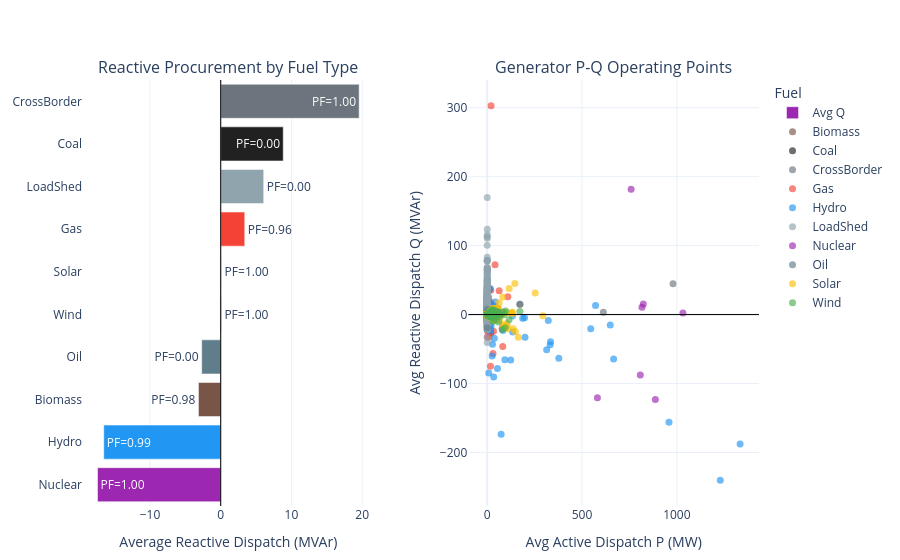

Here is the notebook cell this chart was saved with:
### Markdown cell above
## Reactive Power Procurement

### Code cell
gen_ac = gen_df[gen_df['fuel'] != 'Slack'].copy()

avg_q = (gen_ac.groupby('fuel')
         .agg(q_mvar=('dispatch_mvar', 'mean'),
              p_mw=('dispatch_mw', 'mean'))
         .reset_index()
         .sort_values('q_mvar'))
avg_q['pf'] = avg_q.apply(
    lambda r: r['p_mw'] / np.hypot(r['p_mw'], r['q_mvar']) if np.hypot(r['p_mw'], r['q_mvar']) > 0 else np.nan,
    axis=1,
)

pq = (gen_ac.groupby(['unit_name', 'fuel'])[['dispatch_mw', 'dispatch_mvar']]
      .mean().reset_index())

fig = make_subplots(
    rows=1, cols=2,
    subplot_titles=['Reactive Procurement by Fuel Type', 'Generator P-Q Operating Points'],
    horizontal_spacing=0.14,
)
fig.add_trace(go.Bar(
    y=avg_q['fuel'], x=avg_q['q_mvar'], orientation='h',
    marker_color=[FUEL_COLORS.get(f, '#90A4AE') for f in avg_q['fuel']],
    text=[f'PF={pf:.2f}' if pd.notna(pf) else '' for pf in avg_q['pf']], textposition='auto',
    customdata=np.column_stack([avg_q['p_mw'], avg_q['pf']]), name='Avg Q',
    hovertemplate='Fuel: %{y}<br>Avg Q: %{x:.1f} MVAr<br>Avg P: %{customdata[0]:.1f} MW<br>PF: %{customdata[1]:.2f}<extra></extra>',
), row=1, col=1)
fig.add_vline(x=0, line_color='black', line_width=1, row=1, col=1)

for fuel, grp in pq.groupby('fuel'):
    fig.add_trace(go.Scatter(
        x=grp['dispatch_mw'], y=grp['dispatch_mvar'], mode='markers', name=fuel,
        marker=dict(color=FUEL_COLORS.get(fuel, '#90A4AE'), size=7, opacity=0.65),
        text=grp['unit_name'],
        hovertemplate='Generator: %{text}<br>Avg P: %{x:.1f} MW<br>Avg Q: %{y:.1f} MVAr<extra>%{fullData.name}</extra>',
    ), row=1, col=2)
fig.add_hline(y=0, line_color='black', line_width=1, row=1, col=2)

fig.update_xaxes(title_text='Average Reactive Dispatch (MVAr)', row=1, col=1)
fig.update_xaxes(title_text='Avg Active Dispatch P (MW)', row=1, col=2)
fig.update_yaxes(title_text='Avg Reactive Dispatch Q (MVAr)', row=1, col=2)
fig.update_layout(height=560, legend_title_text='Fuel', margin=dict(l=70, r=30, t=80, b=50))
save_plotly(fig, 'reactive_procurement.html')
fig.show()

### Figure 1 — Plotly figure (JSON) as saved in the notebook; plotly's stock layout.template omitted (floating-point values rounded to 4 significant figures; data arrays with more than 128 entries replaced by an {"elided": "..."} marker saying what was removed)
{"data": [{"customdata": [[815.0, 0.9998], [101.1, 0.9869], [17.04, 0.9834], [0.0, 0.0], [16.86, 1.0], [15.18, 1.0], [11.99, 0.9621], [0.0, 0.0], [0.0, 0.0], [484.2, 0.9992]], "hovertemplate": "Fuel: %{y}<br>Avg Q: %{x:.1f} MVAr<br>Avg P: %{customdata[0]:.1f} MW<br>PF: %{customdata[1]:.2f}<extra></extra>", "marker": {"color": ["#9C27B0", "#2196F3", "#795548", "#607D8B", "#4CAF50", "#FFC107", "#F44336", "#90A4AE", "#212121", "#6C757D"]}, "name": "Avg Q", "orientation": "h", "text": ["PF=1.00", "PF=0.99", "PF=0.98", "PF=0.00", "PF=1.00", "PF=1.00", "PF=0.96", "PF=0.00", "PF=0.00", "PF=1.00"], "textposition": "auto", "type": "bar", "x": [-17.41, -16.53, -3.144, -2.687, 0.0977, 0.1267, 3.397, 6.077, 8.838, 19.57], "xaxis": "x", "y": ["Nuclear", "Hydro", "Biomass", "Oil", "Wind", "Solar", "Gas", "LoadShed", "Coal", "CrossBorder"], "yaxis": "y"}, {"hovertemplate": "Generator: %{text}<br>Avg P: %{x:.1f} MW<br>Avg Q: %{y:.1f} MVAr<extra>%{fullData.name}</extra>", "marker": {"color": "#795548", "opacity": 0.65, "size": 7}, "mode": "markers", "name": "Biomass", "text": ["G0090", "G0190", "G0315", "G0443", "G0445", "G0455", "G0567", "G0704", "G0746", "G0845", "G0846"], "type": "scatter", "x": [18.75, 14.67, 19.64, 14.65, 15.83, 17.71, 11.25, 20.58, 20.19, 18.75, 15.38], "xaxis": "x2", "y": [-26.65, 0.1183, -9.08, 0.06313, 0.07208, 1.538, -0.3137, 2.76, 3.917, -3.685, -3.323], "yaxis": "y2"}, {"hovertemplate": "Generator: %{text}<br>Avg P: %{x:.1f} MW<br>Avg Q: %{y:.1f} MVAr<extra>%{fullData.name}</extra>", "marker": {"color": "#212121", "opacity": 0.65, "size": 7}, "mode": "markers", "name": "Coal", "text": ["G0039", "G0040", "G0058", "G0059", "G0109", "G0204", "G0206", "G0446", "G0742"], "type": "scatter", "x": [0.0, 0.0, 0.0, 0.0, 0.0, 0.0, 0.0, 0.0, 0.0], "xaxis": "x2", "y": [-4.248, -4.318, 7.525, 3.108, 65.19, 3.497, 3.497, 1.449, 3.842], "yaxis": "y2"}, {"hovertemplate": "Generator: %{text}<br>Avg P: %{x:.1f} MW<br>Avg Q: %{y:.1f} MVAr<extra>%{fullData.name}</extra>", "marker": {"color": "#6C757D", "opacity": 0.65, "size": 7}, "mode": "markers", "name": "CrossBorder", "text": ["XB_ES00742", "XB_ES00859", "XB_ES00981", "XB_ES01126"], "type": "scatter", "x": [172.2, 612.4, 172.2, 979.8], "xaxis": "x2", "y": [15.1, 3.402, 14.95, 44.82], "yaxis": "y2"}, {"hovertemplate": "Generator: %{text}<br>Avg P: %{x:.1f} MW<br>Avg Q: %{y:.1f} MVAr<extra>%{fullData.name}</extra>", "marker": {"color": "#F44336", "opacity": 0.65, "size": 7}, "mode": "markers", "name": "Gas", "text": ["G0004", "G0005", "G0006", "G0041", "G0045", "G0065", "G0066", "G0067", "G0077", "G0078", "G0085", "G0086", "G0088", "G0107", "G0108", "G0110", "G0111", "G0112", "G0113", "G0114", "G0115", "G0116", "G0117", "G0140", "G0145", "G0168", "G0169", "G0170", "G0171", "G0172", "G0176", "G0184", "G0189", "G0192", "G0195", "G0197", "G0198", "G0199", "G0200", "G0201", "G0202", "G0203", "G0209", "G0210", "G0211", "G0255", "G0256", "G0257", "G0258", "G0259", "G0260", "G0261", "G0262", "G0263", "G0264", "G0284", "G0286", "G0308", "G0329", "G0334", "G0338", "G0346", "G0373", "G0375", "G0376", "G0377", "G0378", "G0379", "G0380", "G0385", "G0386", "G0408", "G0412", "G0413", "G0441", "G0447", "G0448", "G0456", "G0459", "G0461", "G0462", "G0503", "G0504", "G0523", "G0524", "G0526", "G0527", "G0528", "G0529", "G0530", "G0531", "G0546", "G0552", "G0565", "G0569", "G0586", "G0587", "G0627", "G0644", "G0649", "G0686", "G0697", "G0736", "G0745", "G0749", "G0780", "G0788", "G0789", "G0790", "G0802", "G0814", "G0818", "G0910", "G0911"], "type": "scatter", "x": [8.179, 15.53, 33.1, 78.51, 20.25, 18.4, 8.909, 62.91, 0.7242, 0.7242, 9.294, 8.525, 0.6421, 5.786, 8.175, 0.0, 1.353, 0.0, 17.12, 0.1083, 1.174, 0.0, 0.0, 4.834, 3.32, 7.807, 108.6, 5.116, 30.28, 21.1, 1.307, 2.334, 25.45, 23.65, 3.285, 3.285, 3.285, 3.285, 3.285, 3.285, 3.245, 3.245, 3.923, 5.384, 5.946, 0.2188, 32.95, 32.37, 16.95, 0.2188, 0.816, 45.27, 0.2188, 3.497, 2.262, 13.41, 4.921, 0.5681, 8.503, 24.89, 2.191, 5.981, 24.03, 2.125, 8.313, 0.06771, 15.96, 0.06771, 1.122, 15.99, 33.05, 1.155, 22.38, 5.259, 1.209, 25.17, 0.8006, 1.253, 3.527, 8.978, 81.94, 2.175, 2.175, 13.33, 3.101, 3.015, 3.015, 13.33, 3.101, 13.73, 3.015, 2.76, 2.421, 4.84, 0.0, 40.86, 28.9, 5.263, 3.999, 1.232, 1.006, 3.92, 6.381, 49.4, 2.353, 41.18, 5.853, 13.18, 57.21, 1.124, 1.783, 7.811, 1.506, 1.881], "xaxis": "x2", "y": [6.413, 6.629, 6.305, -20.5, 303.0, 35.19, 35.2, 34.66, 6.642, 6.473, -32.74, -27.05, -32.44, 35.71, 37.38, -0.3996, -0.2571, -1.051, -75.01, -23.0, -22.5, -1.313, -0.3333, -0.1021, 1.118, 18.04, 25.97, 0.3615, -56.46, -7.706, 1.925, -6.195, 6.069, 5.716, 1.845, 1.845, 1.029, 1.57, 0.9769, 1.377, 0.2902, 0.2902, 5.023, 1.149, 1.43, 4.586, 4.523, 4.312, 18.01, 4.586, 0.007917, 4.759, 4.474, 0.03375, 0.03083, 6.911, 8.451, -17.64, 0.5817, 14.68, -8.099, 19.72, 10.28, 0.3177, 0.8156, 4.685, 5.21, 4.685, 0.1056, -25.99, -24.14, 3.019, 3.084, 0.8944, 0.04021, 2.156, 2.119, 0.5354, -19.56, 10.34, -46.32, 0.4, 0.7092, 0.02833, 0.05938, 0.03625, 0.03625, 0.02833, 0.3738, 0.02792, 0.03625, 1.656, -1.221, 0.3869, 0.04208, 4.017, 4.205, -0.1748, -0.56, -0.441, 3.066, 10.21, -5.187, -4.242, 0.8594, 72.12, 2.075, 2.024, 8.738, 0.6506, -7.79, 24.7, -6.525, -7.796], "yaxis": "y2"}, {"hovertemplate": "Generator: %{text}<br>Avg P: %{x:.1f} MW<br>Avg Q: %{y:.1f} MVAr<extra>%{fullData.name}</extra>", "marker": {"color": "#2196F3", "opacity": 0.65, "size": 7}, "mode": "markers", "name": "Hydro", "text": ["G0019", "G0021", "G0029", "G0030", "G0031", "G0057", "G0064", "G0070", "G0094", "G0095", "G0104", "G0135", "G0155", "G0156", "G0158", "G0161", "G0162", "G0214", "G0221", "G0222", "G0224", "G0225", "G0226", "G0232", "G0233", "G0280", "G0281", "G0289", "G0293", "G0302", "G0323", "G0342", "G0369", "G0398", "G0437", "G0444", "G0458", "G0563", "G0594", "G0602", "G0637", "G0651", "G0656", "G0657", "G0674", "G0705", "G0706", "G0709", "G0740", "G0741", "G0743", "G0853", "G0912", "G0928", "G0929", "G0930", "G0931", "G0932", "G0933", "G0934", "G0935", "G0936", "G0937", "G0938", "G0939", "G0940", "G0941", "G0942", "G0943", "G0944", "G0945", "G0946", "G0947", "G0948", "G0949", "G0950", "G0951", "G0952", "G0953", "G0954", "G0955", "G0956", "G0957", "G0958", "G0959", "G0960", "G0961", "G0962", "G0963", "G0964", "G0965", "G0966", "G0967", "G0968", "G0969", "G0970", "G0971", "G0972", "G0973"], "type": "scatter", "x": [313.5, 7.816, 11.42, 24.48, 134.2, 92.98, 45.74, 1229.0, 13.08, 377.5, 571.2, 42.86, 1334.0, 8.025, 16.5, 124.0, 648.8, 13.23, 36.99, 17.11, 14.41, 197.0, 15.17, 37.48, 17.66, 34.01, 958.5, 53.99, 73.31, 334.0, 199.4, 36.36, 27.54, 15.71, 25.91, 19.55, 14.54, 187.0, 36.15, 22.3, 20.35, 27.75, 666.4, 332.0, 12.44, 133.0, 32.45, 23.4, 322.1, 15.48, 11.62, 546.0, 13.44, 2.9, 17.6, 30.0, 86.5, 8.4, 2.32, 1.57, 3.7, 82.44, 9.6, 9.6, 4.5, 12.8, 4.9, 0.7, 10.4, 5.0, 1.5, 0.05, 3.8, 12.8, 0.45, 2.1, 2.7, 5.0, 7.2, 10.9, 5.0, 8.32, 5.4, 12.8, 6.8, 5.0, 15.0, 13.2, 15.2, 2.99, 3.15, 0.3, 1.1, 0.6, 2.3, 12.8, 9.6, 10.0, 2.6], "xaxis": "x2", "y": [-51.11, -84.68, 15.87, 10.52, -25.29, -65.39, -7.897, -240.4, -1.215, -63.19, 13.1, 18.08, -187.7, 37.66, 37.91, -65.79, -15.27, 3.219, -0.1594, 0.2531, 0.7667, -4.625, 8.528, -34.37, -21.56, -90.61, -156.2, -78.27, -173.5, -39.29, -32.76, 12.19, 1.578, -15.07, -60.16, 0.7569, -2.487, -5.447, -3.212, -2.294, -16.04, -42.93, -64.56, -43.88, -4.406, -2.013, -7.545, -2.029, -8.599, -24.0, 0.9598, -20.63, 0.5356, -0.02542, -2.69, -5.992, 3.664, 0.6156, 0.03167, 0.04792, -0.007292, -23.09, -1.013, -3.279, -0.4644, -0.655, 0.2596, 0.01417, 0.4506, -0.346, 0.0002083, 0.0, 0.1779, -0.655, 0.01333, 0.09021, 0.006458, -0.5385, 0.3546, -1.246, 0.136, 0.1779, -1.482, 0.5177, -0.561, -2.42, 0.3381, 0.5831, 1.654, 0.1313, 0.07208, -0.003333, 0.02021, 0.0, 0.004375, 0.2221, -1.013, 1.932, -0.055], "yaxis": "y2"}, {"hovertemplate": "Generator: %{text}<br>Avg P: %{x:.1f} MW<br>Avg Q: %{y:.1f} MVAr<extra>%{fullData.name}</extra>", "marker": {"color": "#90A4AE", "opacity": 0.65, "size": 7}, "mode": "markers", "name": "LoadShed", "text": {"elided": "1057 str values"}, "type": "scatter", "x": {"elided": "1057 float values"}, "xaxis": "x2", "y": {"elided": "1057 float values"}, "yaxis": "y2"}, {"hovertemplate": "Generator: %{text}<br>Avg P: %{x:.1f} MW<br>Avg Q: %{y:.1f} MVAr<extra>%{fullData.name}</extra>", "marker": {"color": "#9C27B0", "opacity": 0.65, "size": 7}, "mode": "markers", "name": "Nuclear", "text": ["G0092", "G0093", "G0138", "G0139", "G0160", "G0285", "G0307"], "type": "scatter", "x": [816.1, 823.2, 886.7, 581.1, 758.8, 1032.0, 807.2], "xaxis": "x2", "y": [10.46, 15.32, -123.3, -120.5, 181.6, 2.147, -87.59], "yaxis": "y2"}, {"hovertemplate": "Generator: %{text}<br>Avg P: %{x:.1f} MW<br>Avg Q: %{y:.1f} MVAr<extra>%{fullData.name}</extra>", "marker": {"color": "#607D8B", "opacity": 0.65, "size": 7}, "mode": "markers", "name": "Oil", "text": ["G0314", "G0335", "G0754"], "type": "scatter", "x": [0.0, 0.0, 0.0], "xaxis": "x2", "y": [-19.22, 3.577, 7.585], "yaxis": "y2"}, {"hovertemplate": "Generator: %{text}<br>Avg P: %{x:.1f} MW<br>Avg Q: %{y:.1f} MVAr<extra>%{fullData.name}</extra>", "marker": {"color": "#FFC107", "opacity": 0.65, "size": 7}, "mode": "markers", "name": "Solar", "text": {"elided": "445 str values"}, "type": "scatter", "x": {"elided": "445 float values"}, "xaxis": "x2", "y": {"elided": "445 float values"}, "yaxis": "y2"}, {"hovertemplate": "Generator: %{text}<br>Avg P: %{x:.1f} MW<br>Avg Q: %{y:.1f} MVAr<extra>%{fullData.name}</extra>", "marker": {"color": "#4CAF50", "opacity": 0.65, "size": 7}, "mode": "markers", "name": "Wind", "text": {"elided": "285 str values"}, "type": "scatter", "x": {"elided": "285 float values"}, "xaxis": "x2", "y": {"elided": "285 float values"}, "yaxis": "y2"}], "layout": {"annotations": [{"font": {"size": 16}, "showarrow": false, "text": "Reactive Procurement by Fuel Type", "x": 0.215, "xanchor": "center", "xref": "paper", "y": 1, "yanchor": "bottom", "yref": "paper"}, {"font": {"size": 16}, "showarrow": false, "text": "Generator P-Q Operating Points", "x": 0.785, "xanchor": "center", "xref": "paper", "y": 1, "yanchor": "bottom", "yref": "paper"}], "height": 560, "legend": {"title": {"text": "Fuel"}}, "margin": {"b": 50, "l": 70, "r": 30, "t": 80}, "shapes": [{"line": {"color": "black", "width": 1}, "type": "line", "x0": 0, "x1": 0, "xref": "x", "y0": 0, "y1": 1, "yref": "y domain"}, {"line": {"color": "black", "width": 1}, "type": "line", "x0": 0, "x1": 1, "xref": "x2 domain", "y0": 0, "y1": 0, "yref": "y2"}], "xaxis": {"anchor": "y", "domain": [0, 0.43], "title": {"text": "Average Reactive Dispatch (MVAr)"}}, "xaxis2": {"anchor": "y2", "domain": [0.57, 1], "title": {"text": "Avg Active Dispatch P (MW)"}}, "yaxis": {"anchor": "x", "domain": [0, 1]}, "yaxis2": {"anchor": "x2", "domain": [0, 1], "title": {"text": "Avg Reactive Dispatch Q (MVAr)"}}}}
